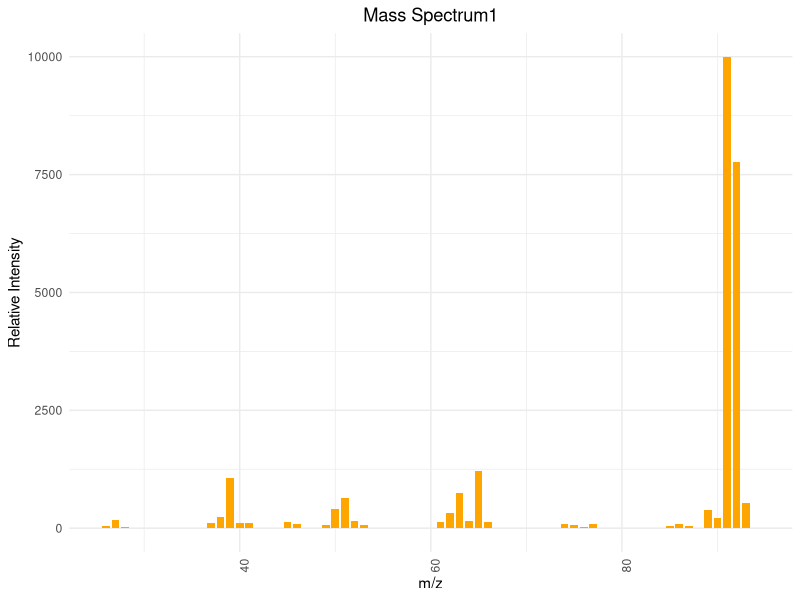
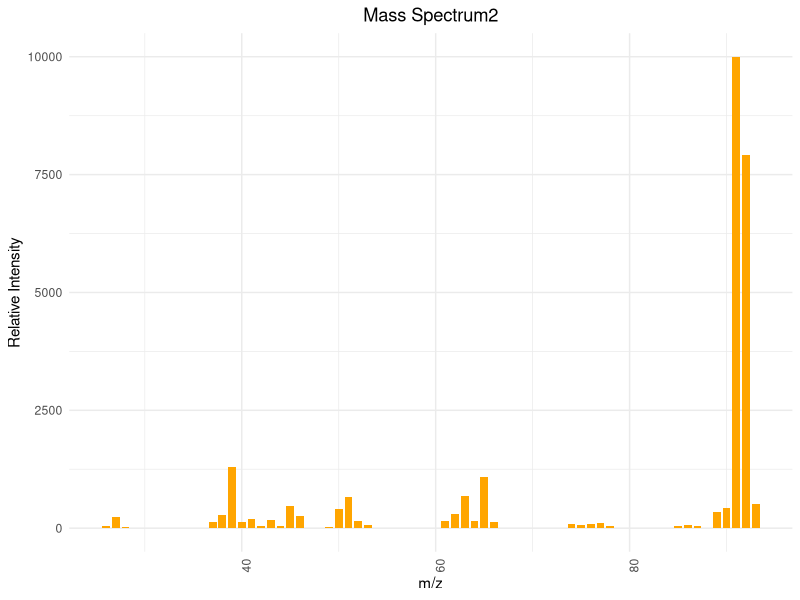
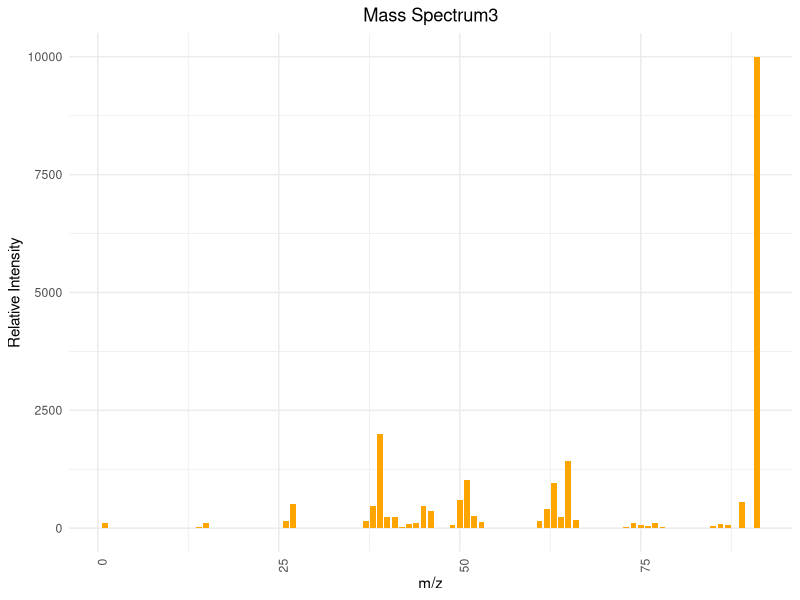

Source code (R) for these figures, in order:
## ---- chunk 1
# 安装并加载所需的包
library(ggplot2)

# 图1
mz1 <- c(26,	27,	28,	37,	38,	39,	40,	41,	43,	44,	45,	46,	49,	50,	51,	52,	53,	55,	57,	60,	61,	62,	63,	64,	65,	66,	73,	74,	75,	76,	77,	83,	85,	86,	87,	89,	90,	91,	92,	93,	94)
intensity1 <- c(50,	170,	20,	100,	240,	1070,	110,	110,	10,	10,	140,	90,	60,	410,	640,	150,	70,	10,	10,	10,	140,	320,	740,	150,	1210,	140,	10,	90,	60,	30,	90,	10,	40,	80,	40,	390,	210,	9999,	7760,	540,	10)

data1 <- data.frame(mz1, intensity1)

ggplot(data1, aes(x=mz1, y=intensity1)) +
  geom_bar(stat="identity", fill="orange", width=0.8) + 
  theme_minimal() + 
  labs(title="Mass Spectrum1",
       x="m/z",
       y="Relative Intensity") + 
  theme(axis.text.x = element_text(angle = 90, hjust = 1), plot.title = element_text(hjust = 0.5))  

#图2
mz2 <- c(26,	27,	28,	29,	37,	38,	39,	40,	41,	42,	43,	44,	45,	46,	49,	50,	51,	52,	53,	61,	62,	63,	64,	65,	66,	73,	74,	75,	76,	77,	78,	85,	86,	87,	89,	90,	91,	92,	93)
intensity2 <- c(50,	240,	20,	10,	130,	270,	1300,	140,	190,	40,	180,	50,	470,	250,	30,	410,	660,	150,	70,	150,	300,	690, 150,	1080,	130,	10,	80,	60,	80,	120,	50,	40,	60,	40,	340,	430,	9999,	7920,	510)

data2 <- data.frame(mz2, intensity2)

ggplot(data2, aes(x=mz2, y=intensity2)) +
  geom_bar(stat="identity", fill="orange", width=0.8) + 
  theme_minimal() + 
  labs(title="Mass Spectrum2",
       x="m/z",
       y="Relative Intensity") + 
  theme(axis.text.x = element_text(angle = 90, hjust = 1), plot.title = element_text(hjust = 0.5))  

#图3
mz3 <- c(1,	2,	12,	13,	14,	15,	16,	25,	26,	27,	28,	29,	31,	36,	37,	38,	39,	40,	41,	42,	43,	44,	45,	46,	48,	49,	50,	51,	52,	53,	54,	55,	56,	57,	58,	60,	61,	62,	63,	64,	65,	66,	67,	73,	74,	75,	76,	77,	78,	79,	83,	84,	85,	86,	87,	89,	91)

intensity3 <- c(120,	10,	10,	10,	20,	100, 10,	10,	150,	520,	10,	10,	10,	10,	160,	460,	1990,	230,	240,	20,	80,	100,	480,	360,	10,	60,	600,	1030,	260,	130,	10,	10,	10,	10,	10,	10,	160,	400,	950,	230,	1420,	170,	10,	20,	100,	70,	40,	120,	20,	10,	10,	10,	40,	80,	60,	560,	9999)

data3 <- data.frame(mz3, intensity3)

ggplot(data3, aes(x=mz3, y=intensity3)) +
  geom_bar(stat="identity", fill="orange", width=0.8) + 
  theme_minimal() + 
  labs(title="Mass Spectrum3",
       x="m/z",
       y="Relative Intensity") +
  theme(axis.text.x = element_text(angle = 90, hjust = 1), plot.title = element_text(hjust = 0.5))  
